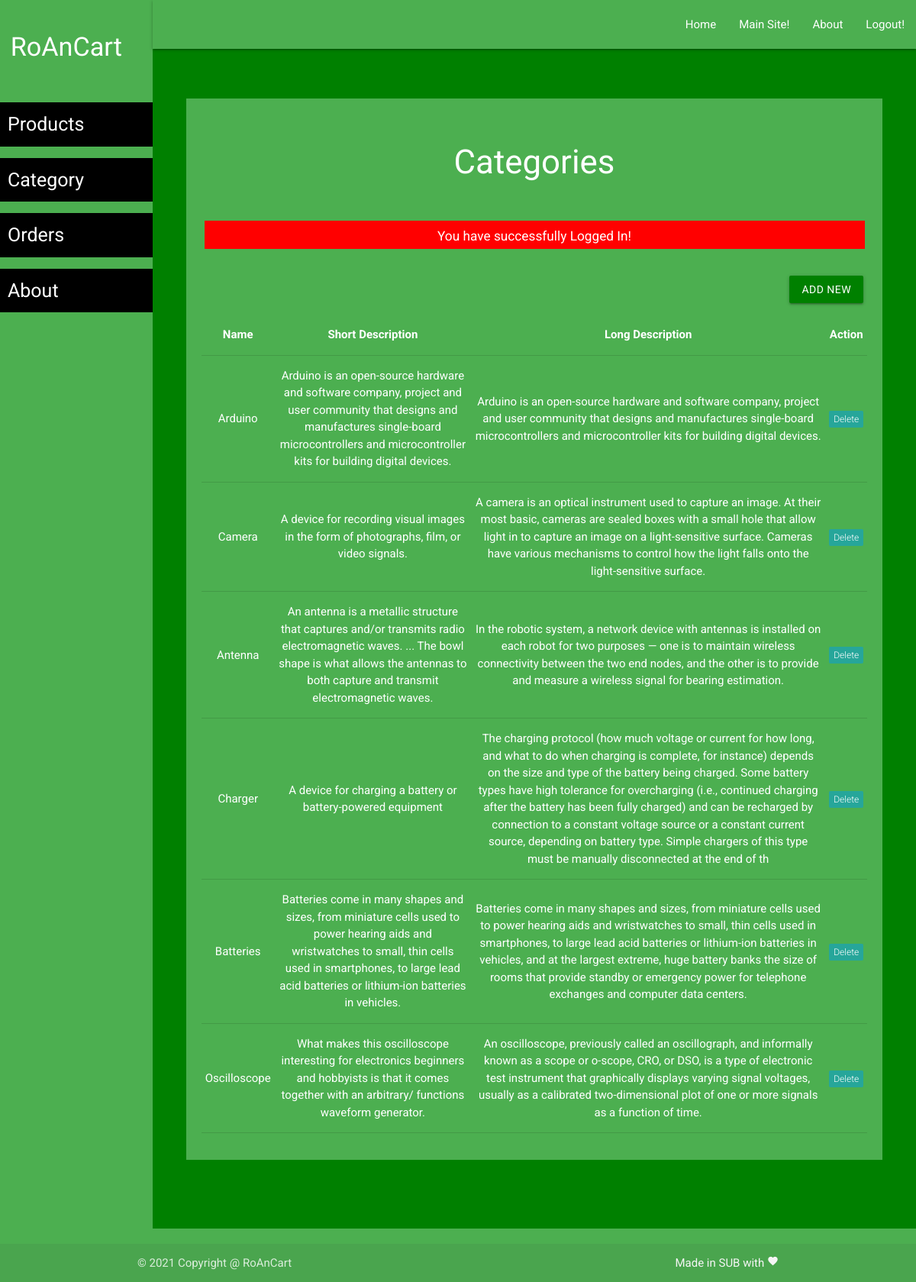
Page /admin/category-list.php (signed in) on the committed database.
### tables this page shows
CREATE TABLE `categories` (
  `id` int NOT NULL,
  `name` varchar(250) NOT NULL,
  `short_desc` varchar(250) NOT NULL,
  `long_desc` varchar(500) NOT NULL
);

### admin/category-list.php (the view, shortened to what this page needs)
<?php require('layout/header.php'); ?>
<?php require('layout/left-sidebar-long.php'); ?>
<?php require('layout/topnav.php'); ?>
<?php require('layout/left-sidebar-short.php'); ?>
<?php
require('../backends/connection-pdo.php');
$sql = 'SELECT * FROM categories';
$query  = $pdoconn->prepare($sql);
$query->execute();
$arr_all = $query->fetchAll(PDO::FETCH_ASSOC);
?>
<div class="section white-text" style="background: #4caf50;">
	<div class="section">
		<h3>Categories</h3>
	</div>
  <?php
    if (isset($_SESSION['msg'])) {
        echo '<div class="section center" style="margin: 5px 35px;"><div class="row" style="background: red; color: white;">
        <div class="col s12">
            <h6>'.$_SESSION['msg'].'</h6>
            </div>
        </div></div>';
    }
    ?>
	<div class="section right" style="padding: 15px 25px;">
		<a href="category-add.php" class="waves-effect waves-light btn">Add New</a>
	</div>
	<div class="section center" style="padding: 20px;">
		<table class="centered responsive-table">
        <thead>
          <tr>
              <th>Name</th>
              <th>Short Description</th>
              <th>Long Description</th>
              <th>Action</th>
          </tr>
        </thead>
        <tbody>
          <?php
            foreach ($arr_all as $key) {
          ?>
          <tr>
            <td><?php echo $key['name']; ?></td>
            <td><?php echo $key['short_desc']; ?></td>
            <td><?php echo $key['long_desc']; ?></td>
            <td><a href="../backends/admin/cat-delete.php?id=<?php echo $key['id']; ?>"><span class="new badge" data-badge-caption="">Delete</span></a></td>
          </tr>
          <?php } ?>
        </tbody>
      </table>
	</div>
</div>
<?php require('layout/footer.php'); ?>

### css/form-style.css (style rules this page uses)
body { background: #4caf50; font-family: "Roboto", sans-serif; -webkit-font-smoothing: antialiased; -moz-osx-font-smoothing: grayscale; }
.btn, .btn:active, .btn:hover { background: green !important; width: 100%; }
.row { margin-bottom: 0 !important; }
.col { padding: 0 !important; }

### rows in the picture
categories: name "Arduino", short_desc "Arduino is an open-source hardware and software company, project and user community that designs and manufactures single-board microcontrollers and microcontroller kits for building digital devices.", long_desc "Arduino is an open-source hardware and software company, project and user community that designs and manufactures single-board microcontrollers and microcontroller kits for building digital devices."
categories: name "Camera", short_desc "A device for recording visual images in the form of photographs, film, or video signals.", long_desc "A camera is an optical instrument used to capture an image. At their most basic, cameras are sealed boxes with a small hole that allow light in to capture an image on a light-sensitive surface. Cameras have various mechanisms to control how the light falls onto the light-sensitive surface."
categories: name "Antenna", short_desc "An antenna is a metallic structure that captures and/or transmits radio electromagnetic waves. ... The bowl shape is what allows the antennas to both capture and transmit electromagnetic waves.", long_desc "In the robotic system, a network device with antennas is installed on each robot for two purposes — one is to maintain wireless connectivity between the two end nodes, and the other is to provide and measure a wireless signal for bearing estimation."
categories: name "Charger", short_desc "A device for charging a battery or battery-powered equipment", long_desc "The charging protocol (how much voltage or current for how long, and what to do when charging is complete, for instance) depends on the size and type of the battery being charged. Some battery types have high tolerance for overcharging (i.e., continued charging after the battery has been fully charged) and can be recharged by connection to a constant voltage source or a constant current source, depending on battery type. Simple chargers of this type must be manually disconnected at the end of th"
categories: name "Batteries", short_desc "Batteries come in many shapes and sizes, from miniature cells used to power hearing aids and wristwatches to small, thin cells used in smartphones, to large lead acid batteries or lithium-ion batteries in vehicles.", long_desc "Batteries come in many shapes and sizes, from miniature cells used to power hearing aids and wristwatches to small, thin cells used in smartphones, to large lead acid batteries or lithium-ion batteries in vehicles, and at the largest extreme, huge battery banks the size of rooms that provide standby or emergency power for telephone exchanges and computer data centers."
categories: name "Oscilloscope", short_desc "What makes this oscilloscope interesting for electronics beginners and hobbyists is that it comes together with an arbitrary/ functions waveform generator.", long_desc "An oscilloscope, previously called an oscillograph, and informally known as a scope or o-scope, CRO, or DSO, is a type of electronic test instrument that graphically displays varying signal voltages, usually as a calibrated two-dimensional plot of one or more signals as a function of time."

### other values in the picture
$_SESSION['msg'] "You have successfully Logged In!"
